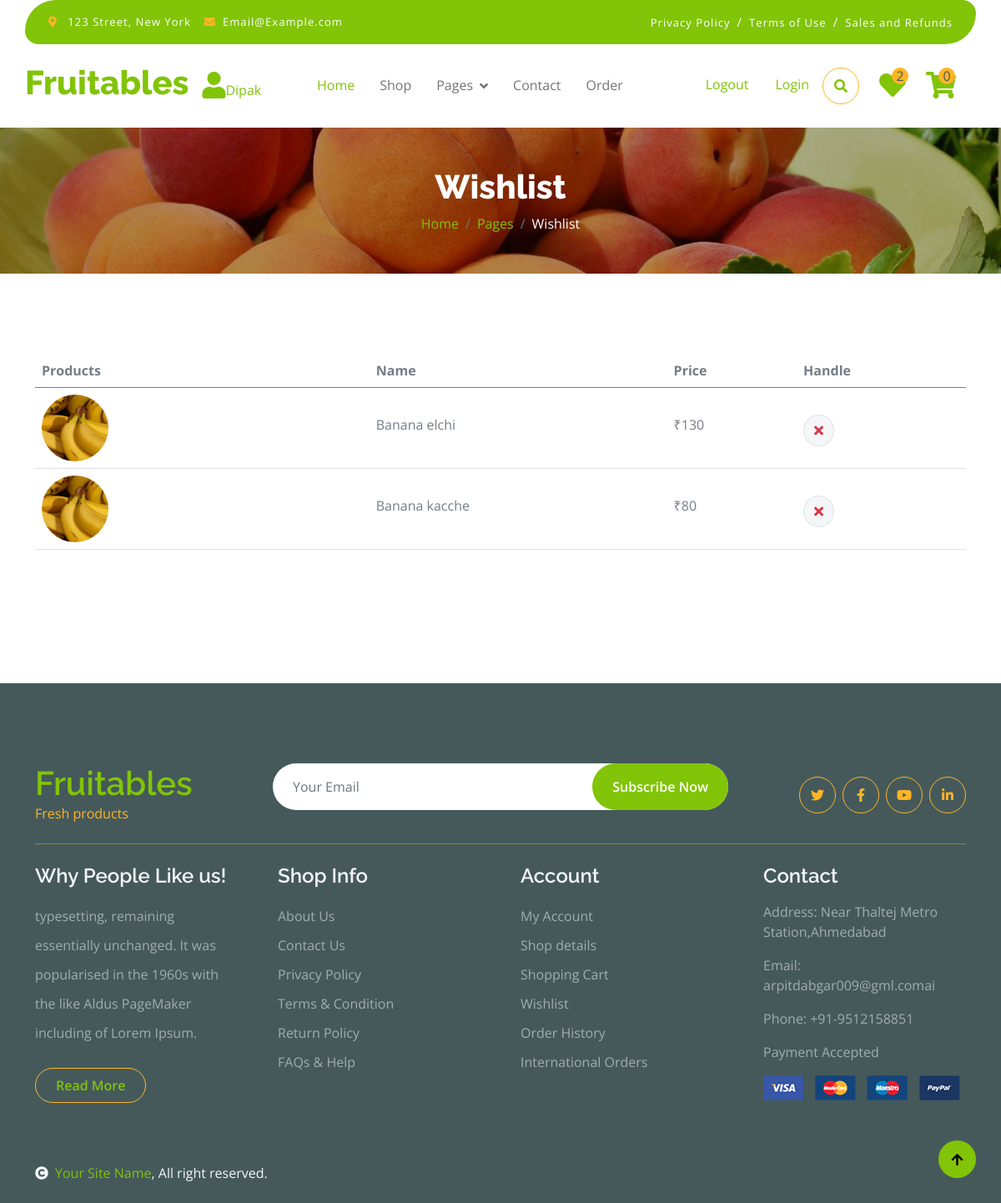
The page /wishlist (signed in) on the database its author committed.
### myapp/models.py (models this page shows, shortened)
class User(models.Model):
    name=models.CharField(max_length=50,blank=True,null=True)
    email=models.EmailField(unique=True,blank=True,null=True)
    password=models.CharField(blank=True,null=True)
    otp=models.IntegerField(blank=True,null=True)

class Add_to_wishlist(models.Model):
    user_id=models.ForeignKey(User,on_delete=models.CASCADE,blank=True,null=True)
    product_id=models.ForeignKey(Product,on_delete=models.CASCADE,blank=True,null=True)
    image=models.ImageField(upload_to="madia",blank=True,null=True)
    name=models.CharField(max_length=50,blank=True,null=True)
    price=models.IntegerField()

### myapp/views.py (the view)
# urls.py: path('wishlist', views.wishlist, name='wishlist'),
def wishlist(request):
    if "email" in request.session:
        uid=User.objects.get(email=request.session["email"])
        wish_item=Add_to_wishlist.objects.filter(user_id=uid)
        wish_count=Add_to_wishlist.objects.filter(user_id=uid).count()
        cart_count=Add_to_cart.objects.filter(user_id=uid).count()
        con={"wish_item":wish_item,"wish_count":wish_count,"cart_count":cart_count,"uid":uid}
        return render(request,"wishlist.html",con)
    else:
        return render(request,"login.html")

### myapp/templates/wishlist.html (shortened to what this page needs)
{% extends "index.html" %}
{% load static %}
{% block content %}
        <div class="container-fluid page-header py-5">
            <h1 class="text-center text-white display-6">Wishlist</h1>
            <ol class="breadcrumb justify-content-center mb-0">
                <li class="breadcrumb-item"><a href="#">Home</a></li>
                <li class="breadcrumb-item"><a href="#">Pages</a></li>
                <li class="breadcrumb-item active text-white">Wishlist</li>
            </ol>
        </div>
        <div class="container-fluid py-5">
            <div class="container py-5">
                <div class="table-responsive">
                    <table class="table">
                        <thead>
                          <tr>
                            <th scope="col">Products</th>
                            <th scope="col">Name</th>
                            <th scope="col">Price</th>
                            <th scope="col">Handle</th>
                          </tr>
                        </thead>
                        <tbody>
                            {% for i in wish_item %}
                            <tr>
                                <th scope="row">
                                    <div class="d-flex align-items-center">
                                        <img src="{{i.image.url}}" class="img-fluid me-5 rounded-circle" style="width: 80px; height: 80px;" alt="">
                                    </div>
                                </th>
                                <td>
                                    <p class="mb-0 mt-4">{{i.name}}</p>
                                </td>
                                <td>
                                    <p class="mb-0 mt-4">₹{{i.price}}</p>
                                </td>
                                <td>
                                    <a href="{% url 'delete_wishlist' i.id %}">
                                    <button class="btn btn-md rounded-circle bg-light border mt-4" >
                                        <i class="fa fa-times text-danger"></i>
                                    </button>
                                    </a>
                                </td>
                            </tr>
                            {% endfor %}
                        </tbody>
                    </table>
                </div>
            </div>
        </div>
{% endblock %}

### myapp/templates/index.html (shortened to what this page needs)
{% load static %}
<!DOCTYPE html>
<html lang="en">
    <head>
        <link rel="stylesheet" href="https://use.fontawesome.com/releases/v5.15.4/css/all.css"/>
        <link href="https://cdn.jsdelivr.net/npm/bootstrap-icons@1.4.1/font/bootstrap-icons.css" rel="stylesheet">
        <link href="{% static 'lib/lightbox/css/lightbox.min.css' %}" rel="stylesheet">
        <link href="{% static 'lib/owlcarousel/assets/owl.carousel.min.css' %}" rel="stylesheet">
        <link href="{% static 'css/bootstrap.min.css' %}" rel="stylesheet">
        <link href="{% static 'css/style.css' %}" rel="stylesheet">
    </head>
    <body>
        <div class="container-fluid fixed-top">
            <div class="container topbar bg-primary d-none d-lg-block">
                <div class="d-flex justify-content-between">
                    <div class="top-info ps-2">
                        <small class="me-3"><i class="fas fa-map-marker-alt me-2 text-secondary"></i> <a href="#" class="text-white">123 Street, New York</a></small>
                        <small class="me-3"><i class="fas fa-envelope me-2 text-secondary"></i><a href="#" class="text-white">Email@Example.com</a></small>
                    </div>
                    <div class="top-link pe-2">
                        <a href="#" class="text-white"><small class="text-white mx-2">Privacy Policy</small>/</a>
                        <a href="#" class="text-white"><small class="text-white mx-2">Terms of Use</small>/</a>
                        <a href="#" class="text-white"><small class="text-white ms-2">Sales and Refunds</small></a>
                    </div>
                </div>
            </div>
            <div class="container px-0">
                <nav class="navbar navbar-light bg-white navbar-expand-xl">
                    <a href="{% url 'index' %}" class="navbar-brand"><h1 class="text-primary display-6">Fruitables</h1></a>
                    <a href="#" class="my-auto"><i class="fa fa-user fa-2x"></i>{{uid.name}}</a>
                    <div class="collapse navbar-collapse bg-white" id="navbarCollapse">
                        <div class="navbar-nav mx-auto">
                            <a href="{% url 'index' %}" class="nav-item nav-link active">Home</a>
                            <a href="{% url 'shop' %}" class="nav-item nav-link">Shop</a>
                            <div class="nav-item dropdown">
                                <a href="#" class="nav-link dropdown-toggle" data-bs-toggle="dropdown">Pages</a>
                            </div>
                            <a href="{% url 'contact' %}" class="nav-item nav-link">Contact</a>
                            <a href="{% url 'order' %}" class="nav-item nav-link">Order</a>
                        </div>
                        <div class="d-flex m-3 me-0">
                            <a href="{% url 'logout' %}" class="nav-item nav-link">Logout</a>
                            <a href="{% url 'login' %}" class="nav-item nav-link">Login</a>
                            <button class="btn-search btn border border-secondary btn-md-square rounded-circle bg-white me-4" data-bs-toggle="modal" data-bs-target="#searchModal"><i class="fas fa-search text-primary"></i></button>
                            <a href="{% url 'wishlist' %}" class="position-relative me-4 my-auto">
                                <i class="fa fa-heart fa-2x"></i>
                                <span class="position-absolute bg-secondary rounded-circle d-flex align-items-center justify-content-center text-dark px-1" style="top: -5px; left: 15px; height: 20px; min-width: 20px;">{{wish_count}}</span>
                            </a>
                            <a href="{% url 'cart' %}" class="position-relative me-4 my-auto">
                                <i class="fa fa-shopping-cart fa-2x"></i>
                                <span class="position-absolute bg-secondary rounded-circle d-flex align-items-center justify-content-center text-dark px-1" style="top: -5px; left: 15px; height: 20px; min-width: 20px;">{{cart_count}}</span>
                            </a>
                        </div>
                    </div>
                </nav>
            </div>
        </div>
{% block content %}{% endblock %}
        <div class="container-fluid bg-dark text-white-50 footer pt-5 mt-5">
            <div class="container py-5">
                <div class="pb-4 mb-4" style="border-bottom: 1px solid rgba(226, 175, 24, 0.5) ;">
                    <div class="row g-4">
                        <div class="col-lg-3">
                            <a href="#">
                                <h1 class="text-primary mb-0">Fruitables</h1>
                                <p class="text-secondary mb-0">Fresh products</p>
                            </a>
                        </div>
                        <div class="col-lg-6">
                            <div class="position-relative mx-auto">
                                <input class="form-control border-0 w-100 py-3 px-4 rounded-pill" type="number" placeholder="Your Email">
                                <button type="submit" class="btn btn-primary border-0 border-secondary py-3 px-4 position-absolute rounded-pill text-white" style="top: 0; right: 0;">Subscribe Now</button>
                            </div>
                        </div>
                        <div class="col-lg-3">
                            <div class="d-flex justify-content-end pt-3">
                                <a class="btn  btn-outline-secondary me-2 btn-md-square rounded-circle" href=""><i class="fab fa-twitter"></i></a>
                                <a class="btn btn-outline-secondary me-2 btn-md-square rounded-circle" href=""><i class="fab fa-facebook-f"></i></a>
                                <a class="btn btn-outline-secondary me-2 btn-md-square rounded-circle" href=""><i class="fab fa-youtube"></i></a>
                                <a class="btn btn-outline-secondary btn-md-square rounded-circle" href=""><i class="fab fa-linkedin-in"></i></a>
                            </div>
                        </div>
                    </div>
                </div>
                <div class="row g-5">
                    <div class="col-lg-3 col-md-6">
                        <div class="footer-item">
                            <h4 class="text-light mb-3">Why People Like us!</h4>
                            <p class="mb-4">typesetting, remaining essentially unchanged. It was
                                popularised in the 1960s with the like Aldus PageMaker including of Lorem Ipsum.</p>
                            <a href="" class="btn border-secondary py-2 px-4 rounded-pill text-primary">Read More</a>
                        </div>
                    </div>
                    <div class="col-lg-3 col-md-6">
                        <div class="d-flex flex-column text-start footer-item">
                            <h4 class="text-light mb-3">Shop Info</h4>
                            <a class="btn-link" href="">About Us</a>
                            <a class="btn-link" href="">Contact Us</a>
                            <a class="btn-link" href="">Privacy Policy</a>
                            <a class="btn-link" href="">Terms & Condition</a>
                            <a class="btn-link" href="">Return Policy</a>
                            <a class="btn-link" href="">FAQs & Help</a>
                        </div>
                    </div>
                    <div class="col-lg-3 col-md-6">
                        <div class="d-flex flex-column text-start footer-item">
                            <h4 class="text-light mb-3">Account</h4>
                            <a class="btn-link" href="">My Account</a>
                            <a class="btn-link" href="">Shop details</a>
                            <a class="btn-link" href="">Shopping Cart</a>
                            <a class="btn-link" href="">Wishlist</a>
                            <a class="btn-link" href="">Order History</a>
                            <a class="btn-link" href="">International Orders</a>
                        </div>
                    </div>
                    <div class="col-lg-3 col-md-6">
                        <div class="footer-item">
                            <h4 class="text-light mb-3">Contact</h4>
                            <p>Address: Near Thaltej Metro Station,Ahmedabad</p>
                            <p>Email: arpitdabgar009@gml.comai</p>
                            <p>Phone: +91-9512158851</p>
                            <p>Payment Accepted</p>
                            <img src="{% static 'img/payment.png' %}" class="img-fluid" alt="">
                        </div>
                    </div>
                </div>
            </div>
        </div>
        <div class="container-fluid copyright bg-dark py-4">
            <div class="container">
                <div class="row">
                    <div class="col-md-6 text-center text-md-start mb-3 mb-md-0">
                        <span class="text-light"><a href="#"><i class="fas fa-copyright text-light me-2"></i>Your Site Name</a>, All right reserved.</span>
                    </div>
                </div>
            </div>
        </div>
        <a href="#" class="btn btn-primary border-3 border-primary rounded-circle back-to-top"><i class="fa fa-arrow-up"></i></a>
    </body>
</html>

### myapp/static/css/style.css (style rules this page uses)
.back-to-top { position: fixed; right: 30px; bottom: 30px; display: flex; width: 45px; height: 45px; align-items: center; justify-content: center; transition: 0.5s; z-index: 99; }
.btn { font-weight: 600; transition: .5s; }
.btn-md-square { width: 44px; height: 44px; }
.btn-square, .btn-sm-square, .btn-md-square, .btn-lg-square { padding: 0; display: flex; align-items: center; justify-content: center; font-weight: normal; }
.btn.border-secondary { transition: 0.5s; }
.fixed-top { transition: 0.5s; background: var(--bs-white); border: 0; }
.topbar { padding: 20px; border-radius: 230px 100px; }
.topbar .top-info { font-size: 15px; line-height: 0; letter-spacing: 1px; display: flex; align-items: center; }
.topbar .top-link { font-size: 15px; line-height: 0; letter-spacing: 1px; display: flex; align-items: center; }
.topbar .top-link a { letter-spacing: 1px; }
.navbar .navbar-nav .nav-link { padding: 10px 15px; font-size: 16px; transition: .5s; }
.navbar { height: 100px; border-bottom: 1px solid rgba(255, 255, 255, .1); }
.navbar .navbar-nav .nav-link:hover, .navbar .navbar-nav .nav-link.active, .fixed-top.bg-white .navbar .navbar-nav .nav-link:hover, .fixed-top.bg-white .navbar .navbar-nav .nav-link.active { color: var(--bs-primary); }
.navbar .dropdown-toggle::after { border: none; content: "\f107"; font-family: "Font Awesome 5 Free"; font-weight: 700; vertical-align: middle; margin-left: 8px; }
.page-header { position: relative; background: linear-gradient(rgba(0, 0, 0, 0.3), rgba(0, 0, 0, 0.3)), url(../img/cart-page-header-img.jpg); background-position: center center; background-repeat: no-repeat; background-size: cover; }
@media (min-width: 992px) { .hero-header, .page-header { margin-top: 152px !important; } }
.footer .footer-item .btn-link { line-height: 35px; color: rgba(255, 255, 255, .5); transition: 0.5s; }
.footer .footer-item p.mb-4 { line-height: 35px; }

### rows shown on the page
User: name "Dipak"
Add_to_wishlist: image (picture), name "Banana elchi", price "130"
Add_to_wishlist: image (picture), name "Banana kacche", price "80"

### other values the page prints
{{ wish_count }} "2"
{{ cart_count }} "0"
